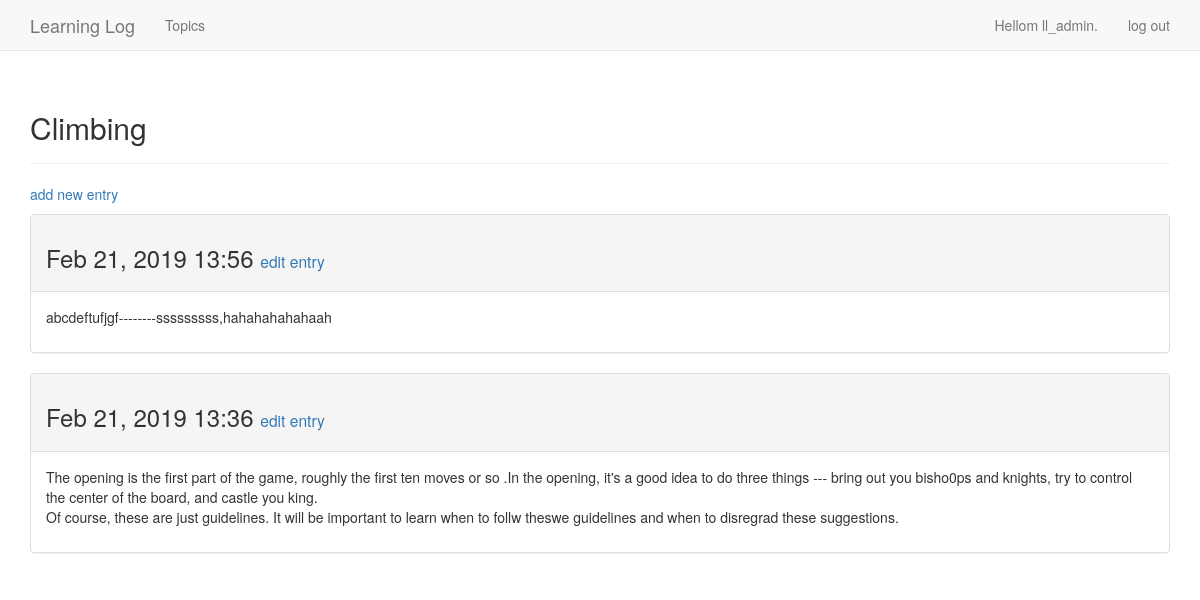
The page /topics/2/ (signed in) on the database its author committed.
### learning_logs/models.py (models this page shows, shortened)
class Topic(models.Model):
	text = models.CharField(max_length=200)
	date_added = models.DateTimeField(auto_now_add=True)
	owner = models.ForeignKey(User, on_delete=models.CASCADE)
	def __str__(self):
		return self.text

class Entry(models.Model):
	topic = models.ForeignKey(Topic, on_delete=models.CASCADE)
	text = models.TextField()
	date_added = models.DateTimeField(auto_now_add=True)
	class Meta:
		verbose_name_plural = 'entries'

### learning_logs/views.py (the view)
# urls.py: url(r'^topics/(?P<topic_id>\d+)/$', views.topic, name='topic'),
@login_required
def topic(request, topic_id):
	topic = Topic.objects.get(id=topic_id)
	if topic.owner != request.user:
		raise Http404
	entries = topic.entry_set.order_by('-date_added')
	context = {'topic': topic, 'entries': entries}
	return render(request, 'learning_logs/topic.html', context)

### learning_logs/templates/learning_logs/topic.html
{% extends 'learning_logs/base.html' %}
{% block header %}
    <h2>{{ topic }}</h2>
{% endblock header %}
{% block content %}
    <p>
        <a href="{% url 'learning_logs:new_entry' topic.id %}">add new entry</a>
    </p>
{% for entry in entries %}
    <div class="panel panel-default">
        <div class="panel-heading">
            <h3>
                {{ entry.date_added | date:'M d, Y H:i' }}
                <small>
                    <a href="{% url 'learning_logs:edit_entry' entry.id %}">edit entry</a>
                </small>
            </h3>
        </div>
        <div class="panel-body">
            {{ entry.text|linebreaks }}
        </div>
    </div>
{% empty %}
    There are no entries for this topic yet.
{% endfor %}
{% endblock content %}

### learning_logs/templates/learning_logs/base.html (shortened to what this page needs)
{% load bootstrap3 %}
<!DOCTYPE html>
<html lang="en">
    <head>
        {% bootstrap_css %}
    </head>
    <body>
        <nav class="navbar navbar-default navbar-static-top">
            <div class="container">
                <div class="navbar-hearder">
                    <a class="navbar-brand" href="{% url 'learning_logs:index' %}">Learning Log</a>
                </div>
                <div id="navbar" class="navbar-collapse collapse">
                    <ul class="nav navbar-nav">
                        <li><a href="{% url 'learning_logs:topics' %}">Topics</a> </li>
                    </ul>
                    <ul class="nav navbar-nav navbar-right">
                        {% if user.is_authenticated %}
                            <li><a>Hellom {{ user.username }}.</a></li>
                            <li><a href="{% url 'users:logout' %}">log out</a></li>
                        {% else %}
                            <li><a href="{% url 'users:register' %}">register</a></li>
                            <li><a href="{% url 'users:login' %}">log in</a></li>
                        {% endif %}
                    </ul>
                </div>
            </div>
        </nav>
        <div class="container">
            <div class="page-header">
                {% block header %}{% endblock header %}
            </div>
            <div>
                {% block content %}{% endblock content %}
            </div>
        </div>
    </body>
</html>

### rows shown on the page
Topic: text "Climbing"
Entry: date_added "Feb 21, 2019 13:56", text "abcdeftufjgf--------sssssssss,hahahahahahaah"
Entry: date_added "Feb 21, 2019 13:36", text "The opening is the first part of the game, roughly the first ten moves or so .In the opening, it's a good idea to do three things --- bring out you bisho0ps and knights, try to control the center of the board, and castle you king. Of course, these are just guidelines. It will be important to learn when to follw theswe guidelines and when to disregrad these suggestions."

### other values the page prints
{{ user.username }} "ll_admin"
